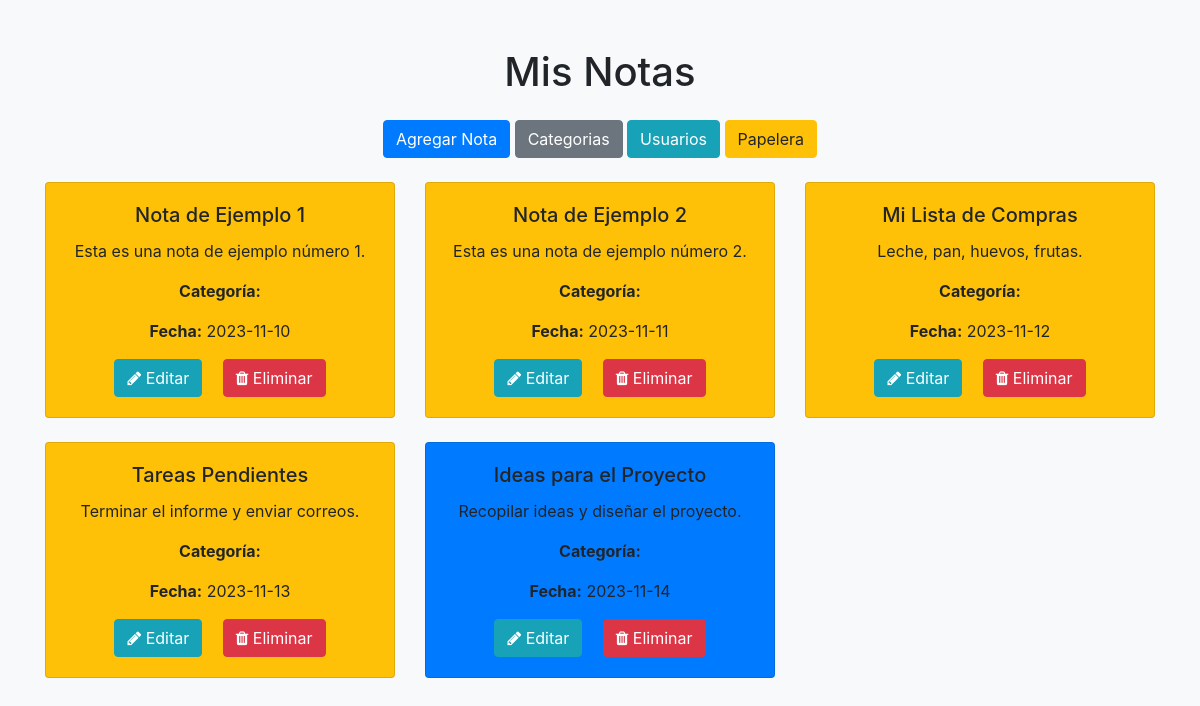
The app's page /vistas/notas.php, older data.
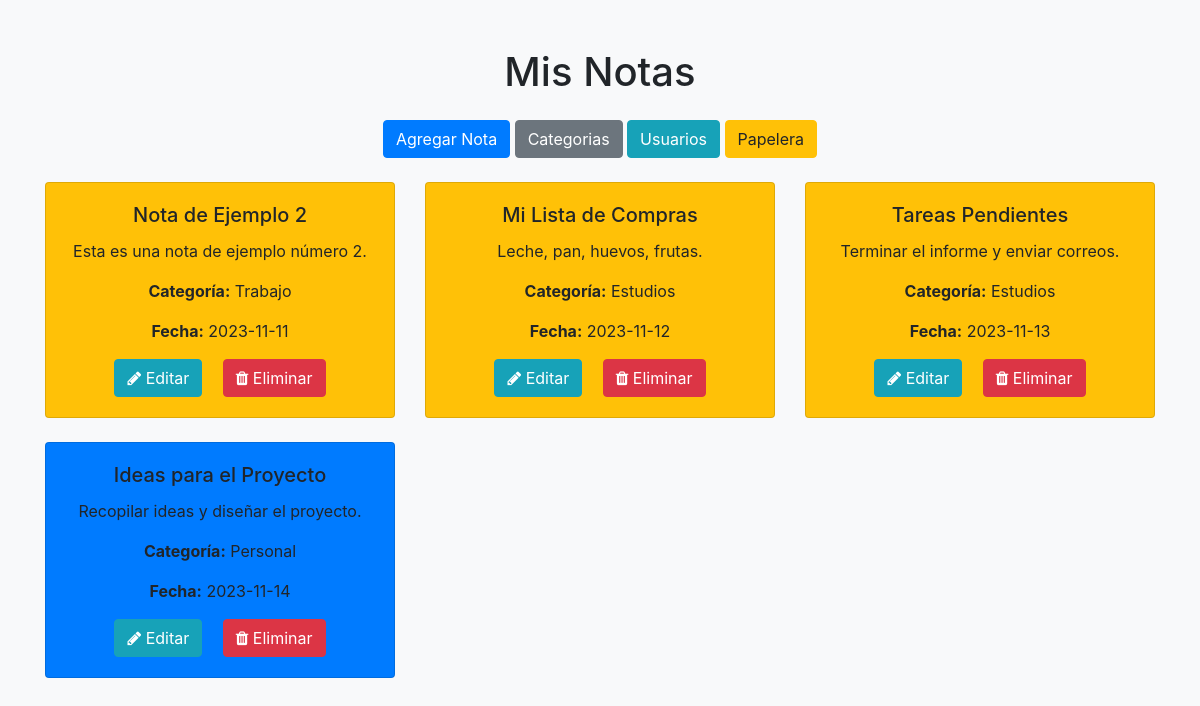
The same page, newer data.
### tables this page shows
CREATE TABLE `notas` (
  `id` int(11) NOT NULL,
  `id_usuario` int(11) NOT NULL,
  `titulo` varchar(100) NOT NULL,
  `descripcion` text DEFAULT NULL,
  `categoria_id` int(11) NOT NULL,
  `fecha` date NOT NULL,
  `estado` int(11) NOT NULL DEFAULT 1
);

CREATE TABLE `categorias` (
  `id` int(11) NOT NULL,
  `nombre_categoria` varchar(80) DEFAULT NULL
);

### conexion/conexion.php (called while the page is built, shortened)
<?php
class conexion{
    public function pdo(){
        try{
            $connPDO = new PDO('mysql:host='.server.';dbname='.database,user,password);
        }catch(PDOException $e){
            echo "Se produjo un error: ".$e->getMessage();
            die();
        }finally{
            return $connPDO;
        }
    }
    public function MostrarSQL($sql){
        $rs = $this->pdo()->query($sql);
        return $rs;
    }
}

### vistas/notas.php (the view, shortened to what this page needs)
<?php
include("../conexion/conexion.php");
$conn = new conexion();
$sql = "SELECT n.id, u.usuario, n.titulo, n.descripcion, c.nombre_categoria, n.fecha, n.estado FROM notas n INNER JOIN usuarios u ON n.id_usuario = u.id INNER JOIN categorias c ON u.id = c.id WHERE estado = 1;";
$res = $conn->MostrarSQL($sql);
function getCardClass($noteDate)
{
    $currentDate = date("Y-m-d");
    return ($noteDate < $currentDate) ? "bg-warning" : "bg-primary";
}
?>
<!DOCTYPE html>
<html lang="en">
<head>
    <link rel="stylesheet" href="https://maxcdn.bootstrapcdn.com/bootstrap/4.5.2/css/bootstrap.min.css">
    <link rel="stylesheet" href="https://maxcdn.bootstrapcdn.com/font-awesome/4.7.0/css/font-awesome.min.css">
</head>
<body class="bg-light">
    <div class="container mt-5">
        <div class="text-center">
            <h1 class="text-center">Mis Notas</h1>
            <a href="agregar_notas.php" <button class="btn btn-primary mt-3">Agregar Nota</button></a>
            <a href="categorias.php" <button class="btn btn-secondary mt-3">Categorias</button></a>
            <a href="usuarios.php" <button class="btn btn-info mt-3">Usuarios</button></a>
            <a href="papelera.php" <button class="btn btn-warning mt-3">Papelera</button></a>
        </div>
        <div class="row mt-4">
            <?php foreach ($res as $row) { ?>
                <div class="col-lg-4 col-md-6 col-sm-12 mb-4">
                    <div class="card <?php echo getCardClass($row['fecha']); ?>">
                        <div class="card-body text-center">
                            <h5 class="card-title"><?php echo $row['titulo']; ?></h5>
                            <p class="card-text"><?php echo $row['descripcion']; ?></p>
                            <p class="card-text"><strong>Categoría:</strong> <?php echo $row['nombre_categoria']; ?></p>
                            <p class="card-text"><strong>Fecha:</strong> <?php echo $row['fecha']; ?></p>
                            <button class="btn btn-info mx-2"><i class="fa fa-pencil"></i> Editar</button>
                            <button class="btn btn-danger mx-2"><i class="fa fa-trash"></i> Eliminar</button>
                        </div>
                    </div>
                </div>
            <?php } ?>
        </div>
    </div>
</body>
</html>

Row changes from the older to the newer data that the page shows:
no longer on this page (row edited): notas: titulo "Nota de Ejemplo 1", descripcion "Esta es una nota de ejemplo número 1.", fecha "2023-11-10"
changed through a linked row, notas "Nota de Ejemplo 2": categorias.nombre_categoria (not shown) → "Trabajo"
changed through a linked row, notas "Mi Lista de Compras": categorias.nombre_categoria (not shown) → "Estudios"
changed through a linked row, notas "Tareas Pendientes": categoria.nombre_categoria (not shown) → "Estudios"
changed through a linked row, notas "Ideas para el Proyecto": categoria.nombre_categoria (not shown) → "Personal"
